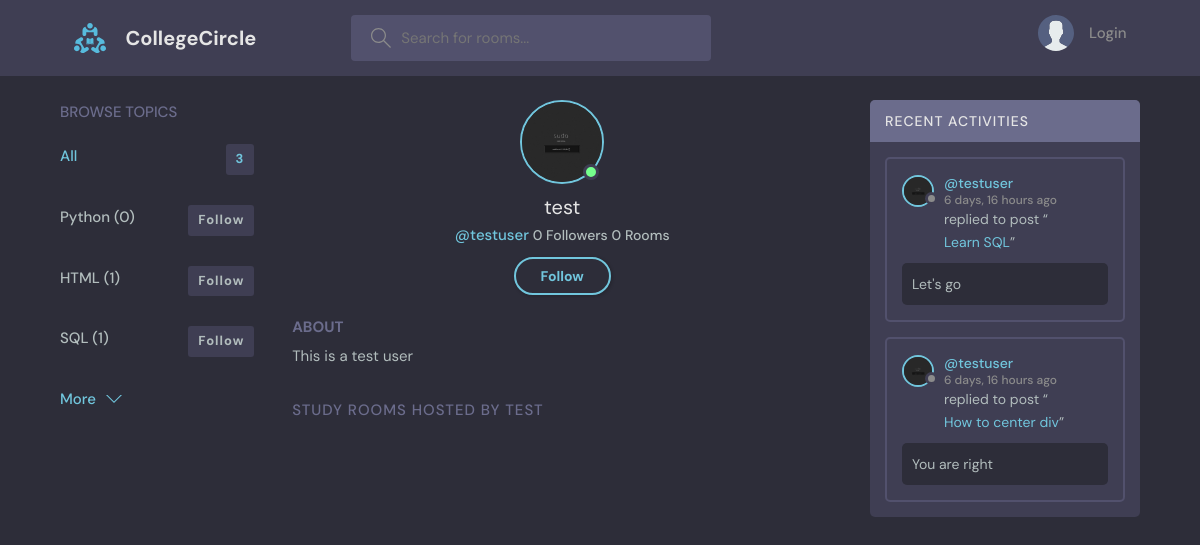
Before: /profile/3/ with the older database file.
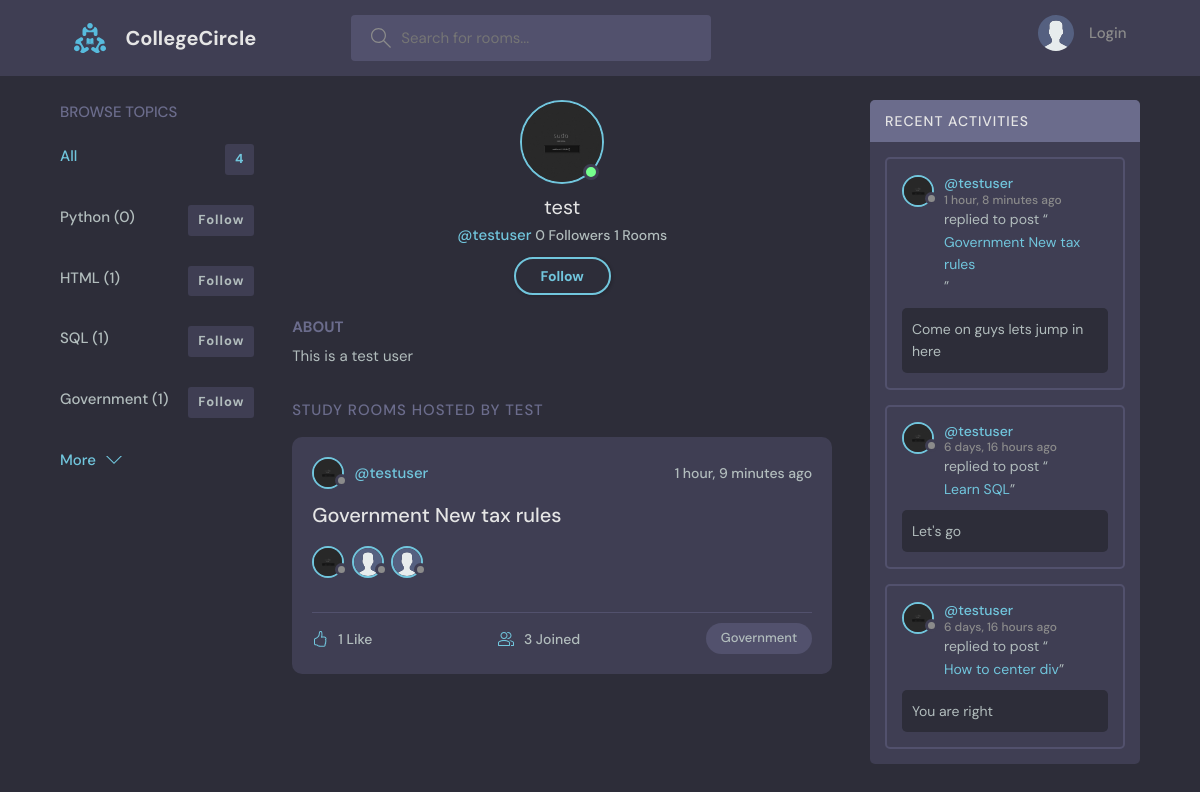
After: the same page with the newer database file.
### base/models.py (models this page shows, shortened)
class Topic(models.Model):
    name = models.CharField(max_length=200)

class User(AbstractUser):
    name = models.CharField(max_length=200, null=True)
    email = models.EmailField(unique=True, null=True)
    bio = models.TextField(null=True)
    avatar = models.ImageField(null=True, default="avatar.svg")
    USERNAME_FIELD = 'email'
    REQUIRED_FIELDS = []

class Message(models.Model):
    user = models.ForeignKey(User, on_delete=models.CASCADE)
    room = models.ForeignKey(Room, on_delete=models.CASCADE)
    body = models.TextField()
    updated = models.DateTimeField(auto_now=True)
    created = models.DateTimeField(auto_now_add=True)
    class Meta:
        ordering = ['-updated', '-created']

class Room(models.Model):
    host = models.ForeignKey(User, on_delete=models.SET_NULL, null=True)
    topic = models.ForeignKey(Topic, on_delete=models.SET_NULL, null=True)
    name = models.CharField(max_length=200)
    description = models.TextField(null=True, blank=True)
    participants = models.ManyToManyField(User, related_name='participants', blank=True)
    updated = models.DateTimeField(auto_now=True)
    created = models.DateTimeField(auto_now_add=True)
    no_of_likes = models.IntegerField(default=0)
    class Meta:
        ordering = ['-updated', '-created']
    def __str__(self):
        return self.name

### base/views.py (the view)
# urls.py: path('profile/<str:pk>/', views.userProfile, name="user-profile"),
def userProfile(request, pk):
    user = User.objects.get(id=pk)
    rooms = user.room_set.all()
    user_rooms = rooms.count()
    room_messages = user.message_set.all()
    topics = Topic.objects.all()
    context = {'user': user, 'rooms': rooms, 'user_rooms': user_rooms, 'room_messages': room_messages, 'topics': topics}
    return render(request, 'base/profile.html', context)

### base/templates/base/profile.html
{% extends 'main.html' %}
{% block content %}
  <main class="profile-page layout layout--3">
    <div class="container">
      {% include 'base/topics_component.html' %}
      <div class="roomList">
        <div class="profile">
          <div class="profile__avatar">
            <div class="avatar avatar--large active">
              <img src="{{user.avatar.url}}" />
            </div>
          </div>
          <div class="profile__info">
            <h3>{{user.name}}</h3>
            <p>@{{user.username}} <span style="color: #b2bdbd;; font-size: 14px;"><span id="follow-count">0</span> Followers</span>
              <span style="color: #b2bdbd;; font-size: 14px;"><span id="follow-count">{{user_rooms}}</span> Rooms</span></p>
            {% if request.user == user %}
              <a href="{% url 'update-user' %}" class="btn btn--main btn--pill">Edit Profile</a>
            {% else %}
              <a id="followbtn" class="btn btn--main btn--pill" data-otheruser="d4957522-8b61-42bf-9d33-2f55cac0cad9" data-action="follow">Follow</a>
            {% endif %}
          </div>
          <div class="profile__about">
            <h3>About</h3>
            <p>
              {{user.bio}}
            </p>
          </div>
        </div>
        <div class="roomList__header">
          <div>
            <h2>Study Rooms Hosted by {{user.name}}</a>
            </h2>
          </div>
        </div>
        {% include 'base/feed_component.html' %}
      </div>
      {% include 'base/activity_component.html' %}
    </div>
  </main>
{% endblock content %}

### templates/main.html (shortened to what this page needs)
<!DOCTYPE html>
{% load static %}
<html lang="en">
  <head>
    <link rel="stylesheet" type="text/css" media="screen" href="{% static 'styles/style.css' %}">
  </head>
  <body>
    {% include 'navbar.html' %}
    {% block content %}
    {% endblock %}
  </body>
</html>

### templates/navbar.html (shortened to what this page needs)
{% load static %}
<header class="header header--loggedIn">
    <div class="container">
      <a href="{% url 'home' %}" class="header__logo">
        <img src="{% static 'images/logo.svg' %}" />
        <h1>CollegeCircle</h1>
      </a>
      <form class="header__search" method="GET" action="{% url 'home' %}">
        <label>
          <input name="q" placeholder="Search for rooms..." />
        </label>
      </form>
      <nav class="header__menu">
        {% if request.user.is_authenticated %}
        <div class="header__user">
          <a href="{% url 'update-user' %}">
            <div class="avatar avatar--medium active">
              <img src="{{request.user.avatar.url}}" />
            </div>
            <p>{{request.user.name}}<span>@{{request.user.username}}</span></p>
          </a>
          <button class="dropdown-button">
            <svg version="1.1" xmlns="http://www.w3.org/2000/svg" width="32" height="32" viewBox="0 0 32 32">
              <title>chevron-down</title>
              <path d="M16 21l-13-13h-3l16 16 16-16h-3l-13 13z"></path>
            </svg>
          </button>
        </div>
        {% else %}
        <a href="{% url 'login' %}">
          <img src="{% static 'images/avatar.svg' %}" />
          <p>Login</p>
        </a>
        {% endif %}
      </nav>
    </div>
  </header>

### base/templates/base/topics_component.html
        <div class="topics">
          <div class="topics__header">
            <h2>Browse Topics</h2>
          </div>
          <ul class="topics__list">
            <li>
              <a href="{% url 'home' %}" class="active">All <span>{{topics.count}}</span></a>
            </li>
            {% for topic in topics %}
            <li>
              <a href="{% url 'home' %}?q={{topic.name}}">{{topic.name}} ({{topic.room_set.all.count}})
                <span class="topic-follow" data-action="follow" data-id="da8d6b51-253b-496e-9a22-31f70397ee69" data-url="/?q={{topic.name}}">Follow</span>
              </a>
            </li>
            {% endfor %}
          </ul>
          <a class="btn btn--link" href="{% url 'topics' %}">
            More
            <svg version="1.1" xmlns="http://www.w3.org/2000/svg" width="32" height="32" viewBox="0 0 32 32">
              <title>chevron-down</title>
              <path d="M16 21l-13-13h-3l16 16 16-16h-3l-13 13z"></path>
            </svg>
          </a>
        </div>

### base/templates/base/feed_component.html (shortened to what this page needs)
{% for room in rooms %}
<div class="roomListRoom">
  <div class="roomListRoom__header">
    <a
      href="{% url 'user-profile' room.host.id %}"
      class="roomListRoom__author"
    >
      <div class="avatar avatar--small">
        <img src="{{room.host.avatar.url}}" />
      </div>
      <span>@{{room.host.username}}</span>
    </a>
    <div class="roomListRoom__actions">
      <span>{{room.created|timesince}} ago</span>
    </div>
  </div>
  <div class="roomListRoom__content">
    <a href="{% url 'room' room.id %}">{{room.name}}</a>
    <div style="display: flex; column-gap: 0.5em;">
      {% for user in room.participants.all %}
      <a href="{% url 'user-profile' user.id %}">
        <div class="avatar avatar--small">
          <img src="{{user.avatar.url}}" />
        </div>
      </a>
      {% endfor %}
    </div>
  </div>
  <div class="roomListRoom__meta">
    <a href="/like-room?room_id={{room.id}}" class="likeRoom_button">
      {% if room.no_of_likes == 0 %}
      No Likes
      {% elif room.no_of_likes == 1 %}
      {{room.no_of_likes}} Like
      {% else %}
      {{room.no_of_likes}} Likes
      {% endif %}
    </a>
    <a href="{% url 'room' room.id %}" class="roomListRoom__joined">
      {{room.participants.all.count}} Joined
    </a>
    <p class="roomListRoom__topic">{{room.topic.name}}</p>
  </div>
</div>
{% endfor %}

### base/templates/base/activity_component.html (shortened to what this page needs)
<div class="activities">
  <div class="activities__header">
    <h2>Recent Activities</h2>
  </div>
  {% for message in room_messages %}
  <div class="activities__box">
    <div class="activities__boxHeader roomListRoom__header">
      <a href="{% url 'user-profile' message.user.id %}" class="roomListRoom__author">
        <div class="avatar avatar--small">
          <img src="{{message.user.avatar.url}}" />
        </div>
        <p>
          @{{message.user.username}}
          <span>{{message.created|timesince}} ago</span>
        </p>
      </a>
    </div>
    <div class="activities__boxContent">
      <p>replied to post “<a href="{% url 'room' message.room.id %}">{{message.room}}</a>”</p>
      <div class="activities__boxRoomContent">
        {{message.body}}
      </div>
    </div>
  </div>
  {% endfor %}
</div>

Changed rows visible on the page:
added Topic: name "Government", room_set.all.count "1"
added Room: host.avatar (picture), host.username "testuser", created "1 hour, 9 minutes", name "Government New tax rules", no_of_likes "1", participants.all.count "3", topic.name "Government", User (avatar (picture))
now on this page (row edited): User: avatar (placeholder picture)
now on this page (row edited): User: avatar (placeholder picture)
added Message: user.avatar (picture), user.username "testuser", created "1 hour, 8 minutes", room "Government New tax rules", body "Come on guys lets jump in here"
Other visible differences:
{{ topics.count }}: "3" → "4"
{{ user_rooms }}: "0" → "1"
